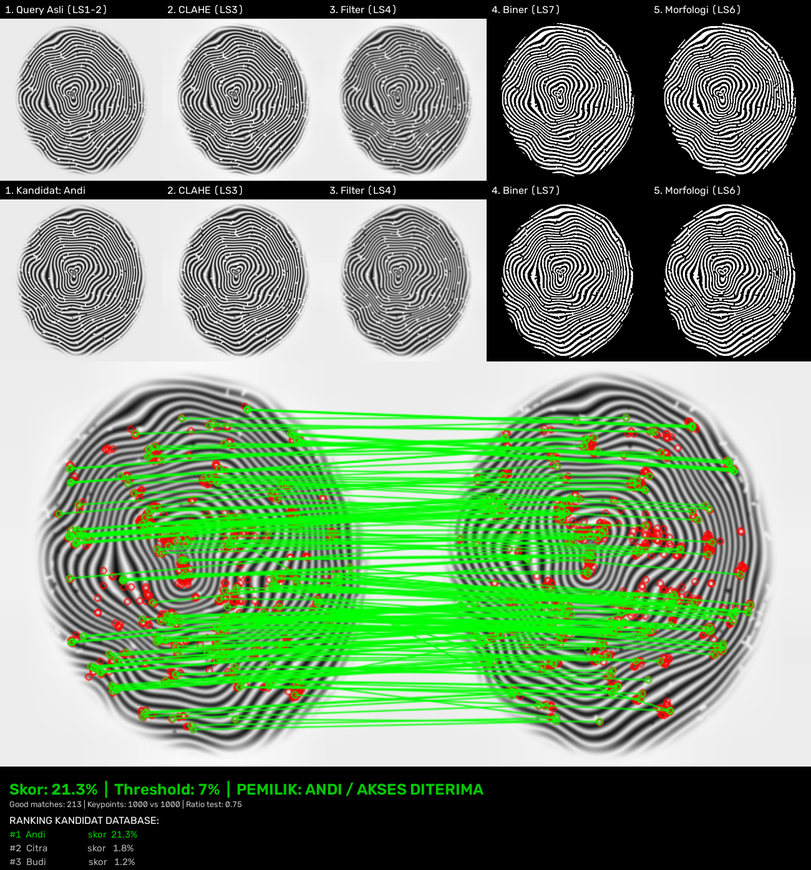
#> input picture contoh_panel_IDENTIFIKASI.png, 811 x 870 px, shrunk from 1300 x 1396 before the run; its folder holds only this picture in this run
$ python -i segmentation.py   (imports and definitions only)
#> lines starting #> are read from the running program, lines starting #| are printed output that depends on the picture; after the words box and inside, x2 and y2 are one past the last pixel; in counts of white or black regions, pixels touching at a corner belong together
# ============================================================
# segmentation.py
# Tahap 3 & 4 flow: SEGMENTASI + OPERASI MORFOLOGI
# Materi: LS 7 (Otsu & Adaptive Threshold), LS 6 (Opening/Closing)
#
# CATATAN PENTING (poin analisis untuk laporan):
# Hasil biner di sini dipakai untuk VISUALISASI tahapan dan
# segmentasi area jari — BUKAN untuk matching ORB.
# Alasan: citra biner terlalu kasar, banyak sudut palsu yang
# mirip semua, sehingga descriptor ORB jadi tidak diskriminatif.
# ============================================================

import cv2


def binarisasi(gray, metode="adaptive", block_size=11, c=2):
    """[LS 7] Ubah grayscale menjadi citra biner (hitam-putih).

    - otsu     : threshold otomatis dari histogram (satu nilai global)
    - adaptive : threshold berbeda per area — cocok untuk sidik jari
                 karena tekanan jari tidak merata (tengah lebih gelap
                 daripada pinggir). Persis praktik 7.2.
    """
    if metode == "otsu":
        val, binary = cv2.threshold(
            gray, 0, 255, cv2.THRESH_BINARY_INV + cv2.THRESH_OTSU
        )
        return binary, val
    else:
        bs = block_size if block_size % 2 == 1 else block_size + 1
        binary = cv2.adaptiveThreshold(
            gray, 255, cv2.ADAPTIVE_THRESH_GAUSSIAN_C,
            cv2.THRESH_BINARY_INV, bs, c
        )
        return binary, None


def bersihkan_morfologi(binary, ksize=3):
    """[LS 6] Rantai pembersihan masker biner.

    Urutan WAJIB: Opening dulu, baru Closing.
    - Opening (erosi->dilasi) : hapus bintik noise kecil ("mengayak pasir")
    - Closing (dilasi->erosi) : sambung ridge yang putus ("menambal aspal")

    Kalau closing duluan, bintik noise malah membesar (lihat
    Keselamatan Kerja LS 6).
    """
    kernel = cv2.getStructuringElement(cv2.MORPH_ELLIPSE, (ksize, ksize))
    opening = cv2.morphologyEx(binary, cv2.MORPH_OPEN, kernel)
    closing = cv2.morphologyEx(opening, cv2.MORPH_CLOSE, kernel)
    return {"opening": opening, "clean": closing}


def segmentasi_lengkap(gray, metode="adaptive"):
    """Gabungan tahap 3 + 4, mengembalikan semua tahapan untuk panel demo."""
    binary, nilai_otsu = binarisasi(gray, metode=metode)
    morph = bersihkan_morfologi(binary)
    return {
        "biner": binary,
        "opening": morph["opening"],
        "morfologi": morph["clean"],
        "nilai_otsu": nilai_otsu,
    }

>>> import cv2
>>> picture = cv2.imread('contoh_panel_IDENTIFIKASI.png', cv2.IMREAD_GRAYSCALE)
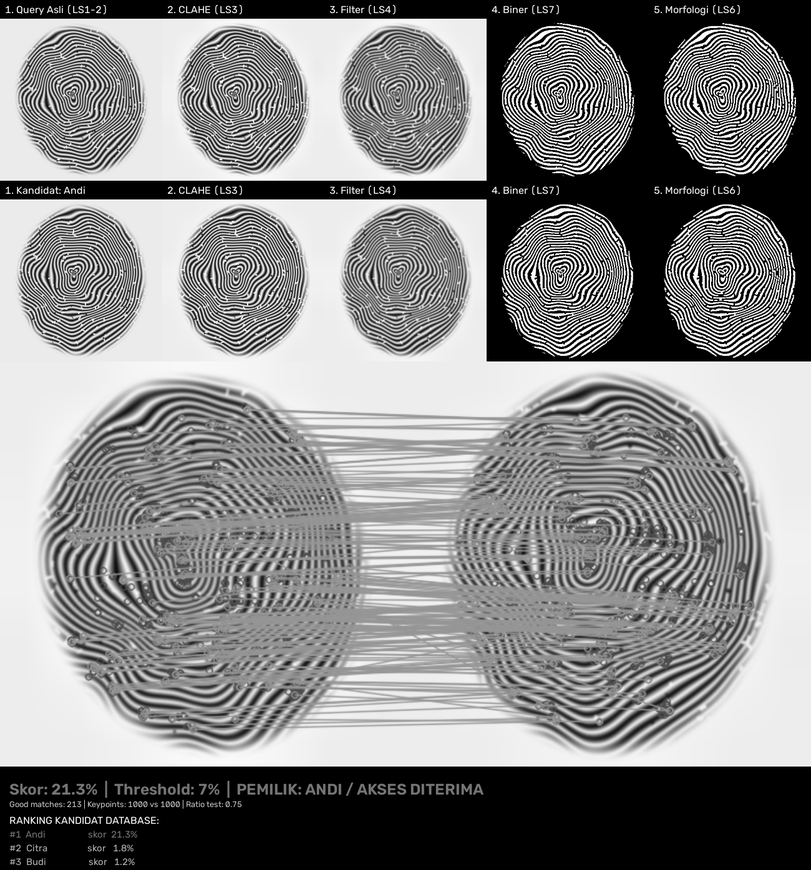
#> picture: shape (870, 811); min 0, max 255, mean 133
>>> result = segmentasi_lengkap(picture)
#> in binarisasi, `binary = cv2.adaptiveThreshold( gray, 255, cv2.ADAPTIVE_THRESH_GAUSSIA..`:
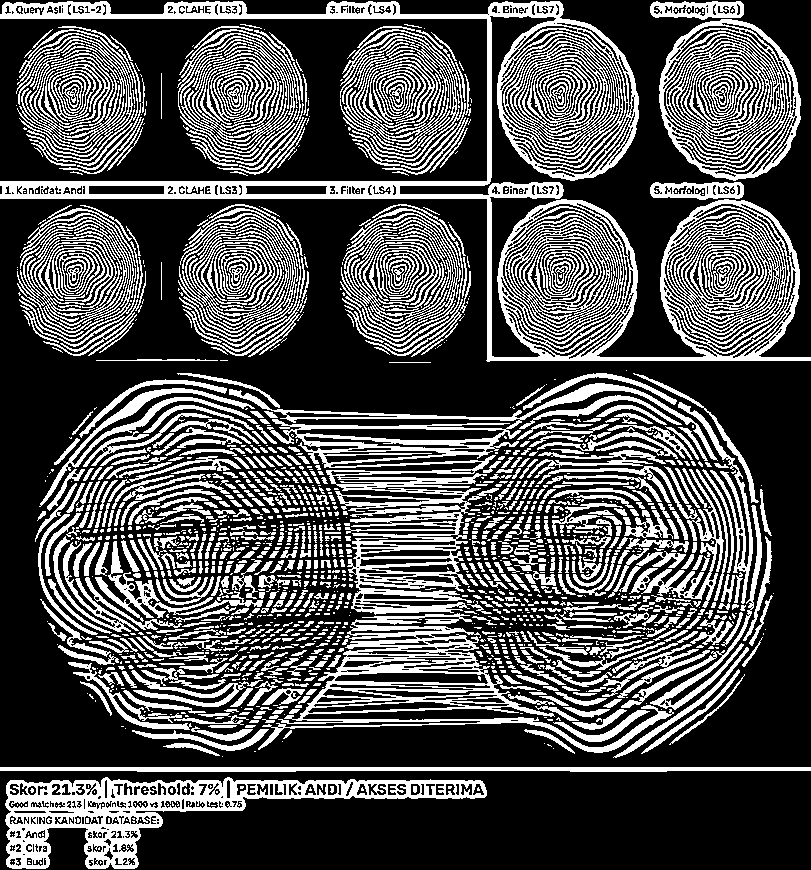
#> binary: shape (870, 811); 31.8% white; 1721 white regions (941 under 20 px), largest, box (x1, y1, x2, y2) and area: (0, 1, 811, 362) 43751, (229, 383, 718, 615) 15902, (5, 777, 487, 869) 12866
#> in bersihkan_morfologi, `opening = cv2.morphologyEx(binary, cv2.MORPH_OPEN, kernel)`:
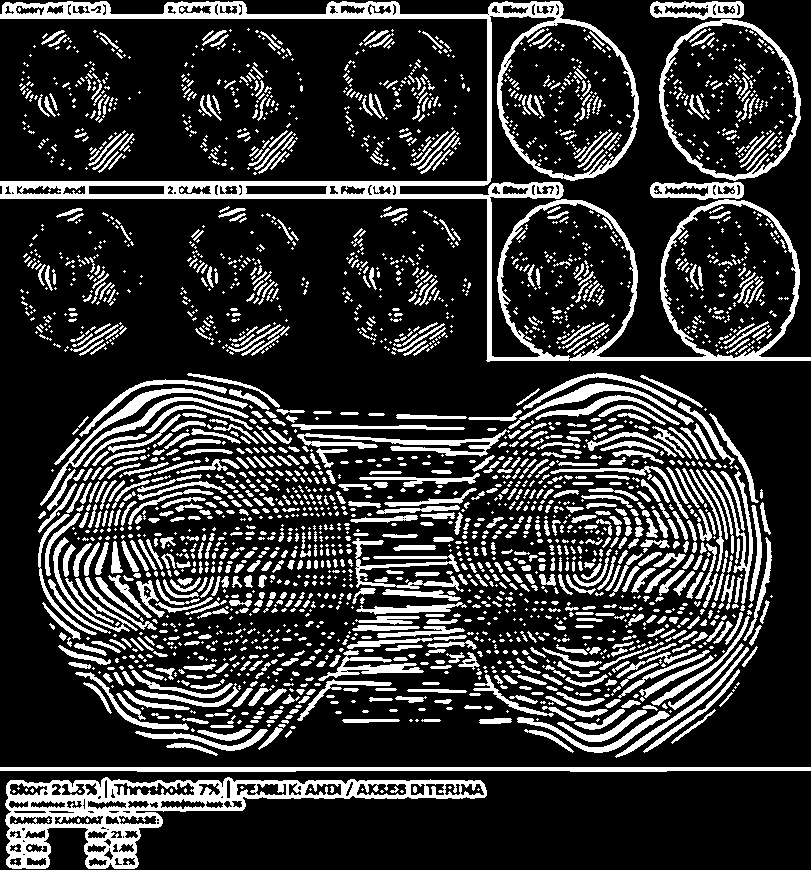
#> opening: shape (870, 811); 20.7% white; 2833 white regions (1806 under 20 px), largest, box (x1, y1, x2, y2) and area: (0, 1, 811, 362) 21557, (5, 777, 487, 869) 11790, (0, 767, 811, 772) 3500
#> in bersihkan_morfologi, `closing = cv2.morphologyEx(opening, cv2.MORPH_CLOSE, kernel)`:
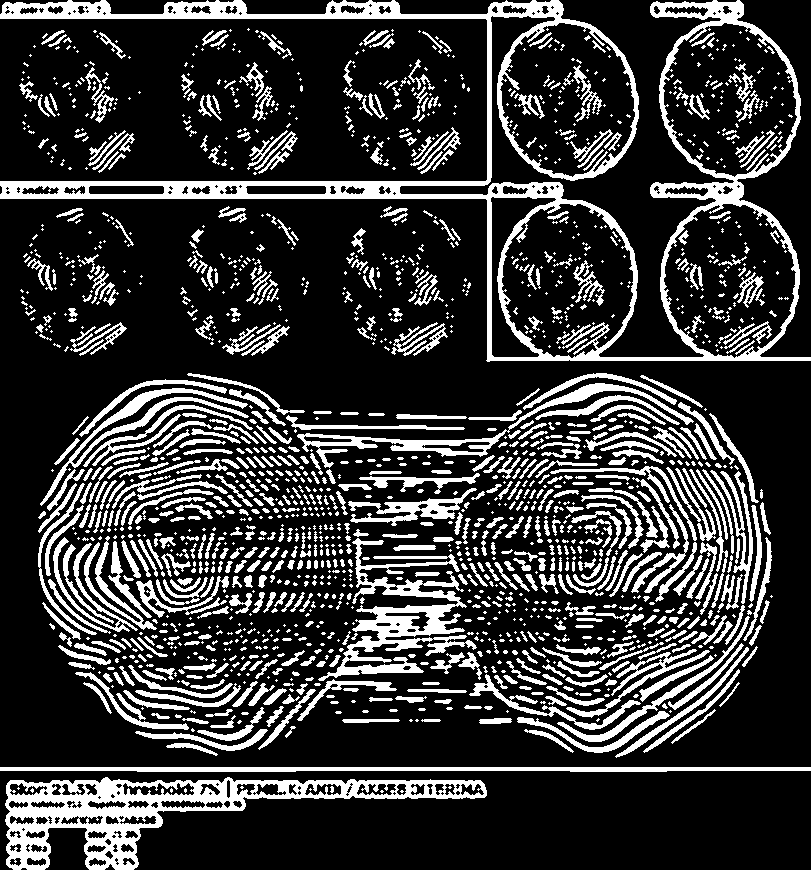
#> closing: shape (870, 811); 21.6% white; 1782 white regions (991 under 20 px), largest, box (x1, y1, x2, y2) and area: (0, 0, 811, 362) 28502, (5, 777, 487, 870) 12762, (318, 538, 477, 681) 6374
#> in segmentasi_lengkap, `morph = bersihkan_morfologi(binary)`: morph = 2 items
#> result = 4 items
